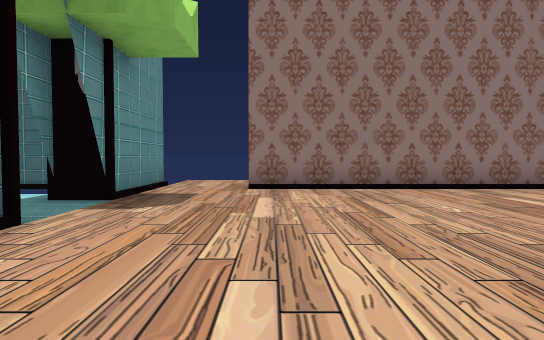
view 1 (above)

20 first-person views from a walk through a scene from a Unity 3-D project. The camera is 1.2 m above the floor, tilts 2° down and sees 75° across. The floor is counted in squares, 1.8 m on a side. Each view is taken from the middle of a square. On the plan, view 1 faces up. The plan holds only what a view shows up to about 11 squares ahead; the rest is blank. The place goes on beyond the plan. The player character is not drawn. Some surface patterns are stand-ins.

view 2
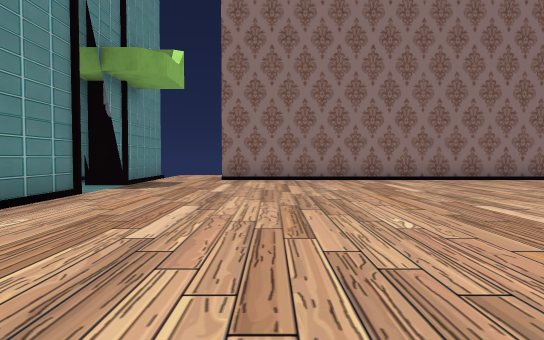

view 3
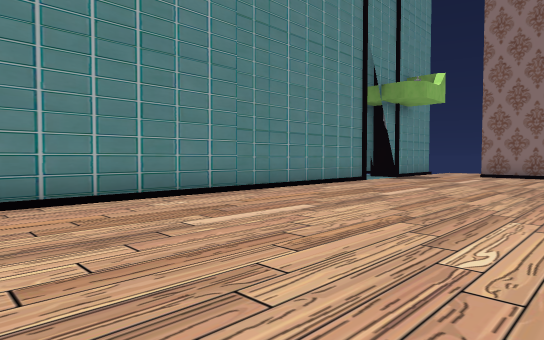

view 4
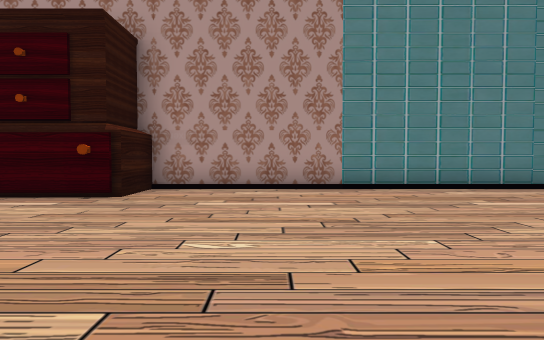

view 5
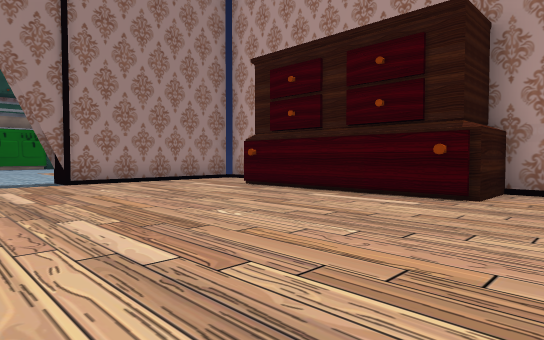

view 6
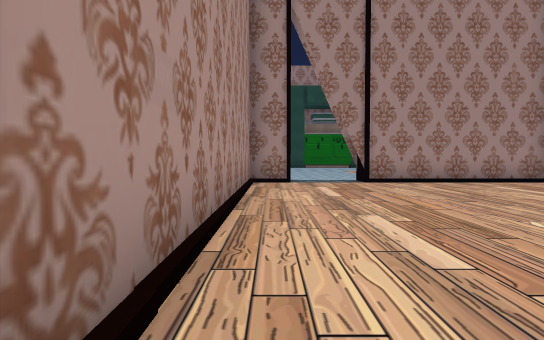

view 7
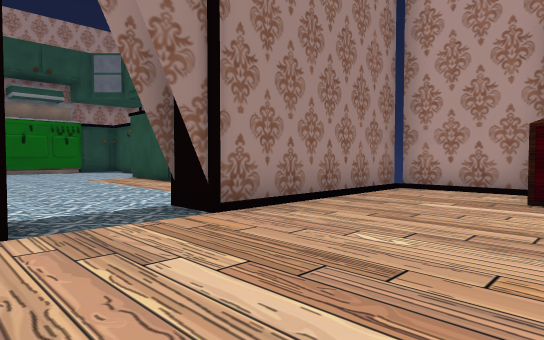

view 8
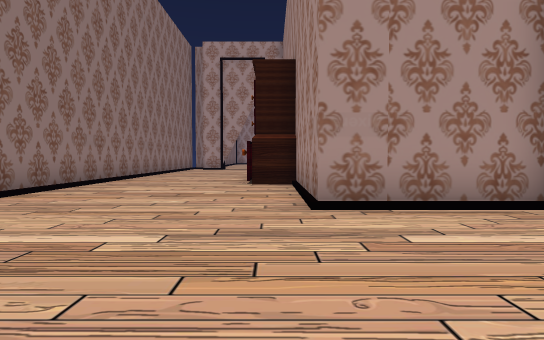

view 9
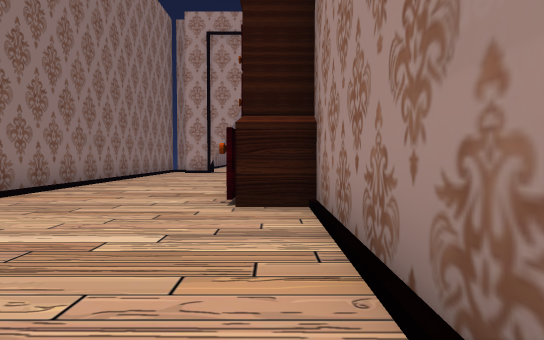

view 10
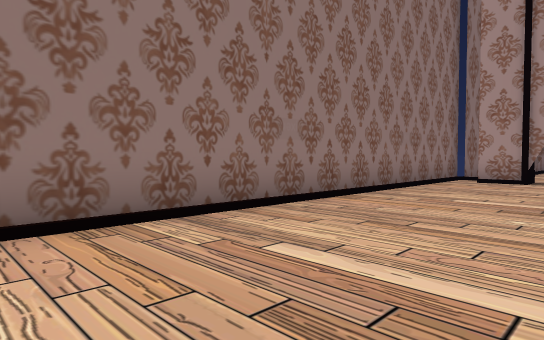

view 11
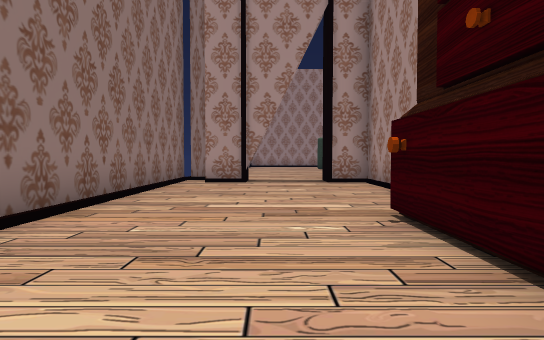

view 12
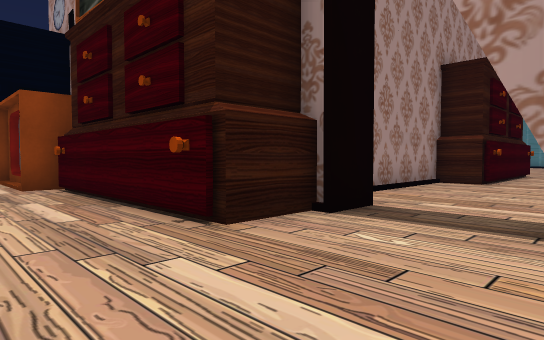

view 13
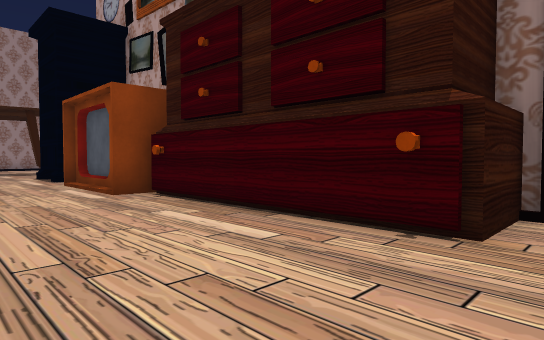

view 14
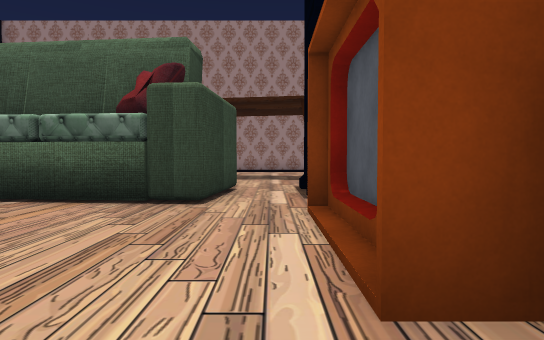

view 15
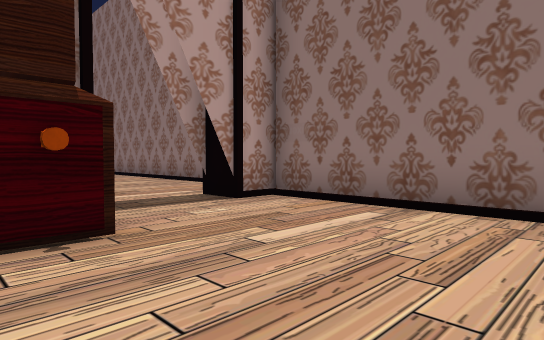

view 16
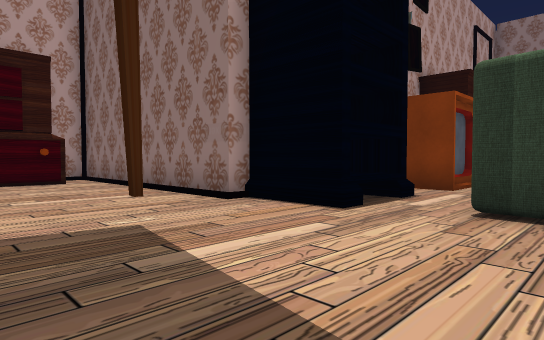

view 17
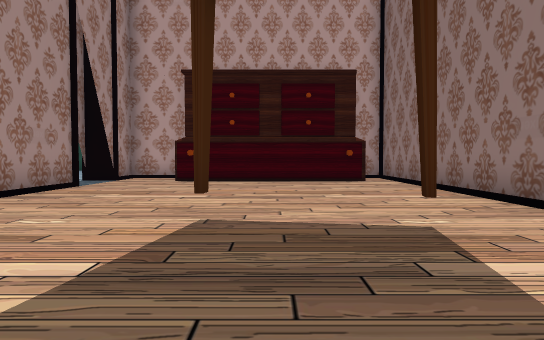

view 18
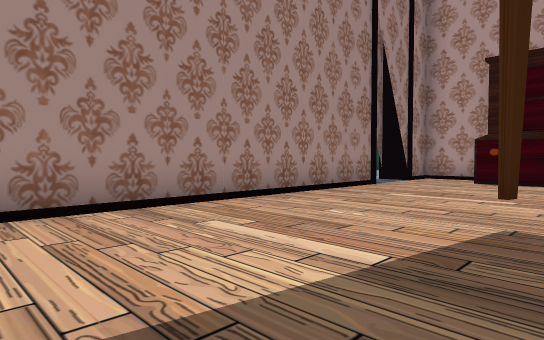

view 19
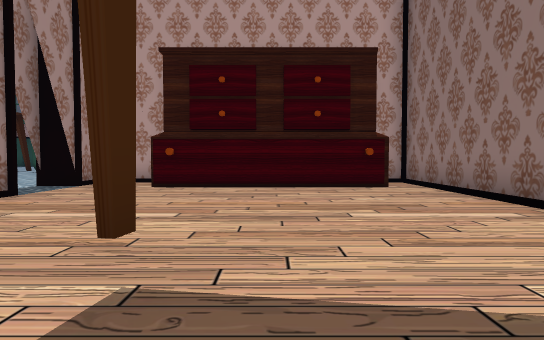

view 20
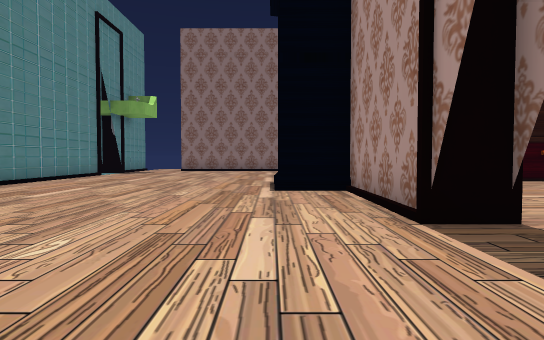

### Floor plan
Key: @ floor where view 1 was taken; # wall or solid block; . floor; ^ raised ledge; O other object.
Columns run from 5 left of view 1 to 26 right of it. Each row starts with its distance up from view 1.
 10    ..
  9    ..
  8   #..#######################
  7 ###.......................#####
  6  .#.......................#.....
  5  ...............................
  4   ..............................
  3   #............######.....###...
  2   #........#####    #########...
  1   #........#                #...
  0   #..@.....#    ##          #...
 -1   #....... #   ..           #..
 -2   #....... #   .            #..
 -3   #........#  ..            #...
 -4   #........# ..             #...
 -5   #........#..              O...
 -6   #........#.               ..##
 -7   #..........               #.#
 -8   #.........                ^.#
 -9   #........#       ##########...
-10   ###......#       #............
-11     #......#         #..........
-12     #......#         #......#...
-13     #......#         #..........
-14     #......#         #.....#....
-15   ###......#         #..........
-16   #........#       #............
-17   #........#       #............
-18   ######..##       ##..########
-19        ...          ..
-20        ...
-21       ....
-22       ....
-23      #....
-24      #...
-25      #...
-26       ...
-27        ..

Where each view was taken, in squares from view 1:
view 1: 0 up, 0 right, facing up
view 2: 3 down, 1 right, facing up
view 3: 6 down, 3 right, facing up-left
view 4: 7 down, 5 right, facing left
view 5: 8 down, 5 right, facing down-left
view 6: 8 down, 5 right, facing down
view 7: 14 down, 5 right, facing down-left
view 8: 3 up, 1 right, facing right
view 9: 3 up, 5 right, facing right
view 10: 4 up, 10 right, facing up-right
view 11: 5 up, 11 right, facing right
view 12: 6 up, 25 right, facing down-left
view 13: 4 up, 26 right, facing down-left
view 14: 1 down, 24 right, facing down
view 15: 2 up, 26 right, facing up-left
view 16: 13 down, 26 right, facing up-left
view 17: 13 down, 26 right, facing left
view 18: 13 down, 26 right, facing down-left
view 19: 13 down, 24 right, facing left
view 20: 10 down, 4 right, facing up
